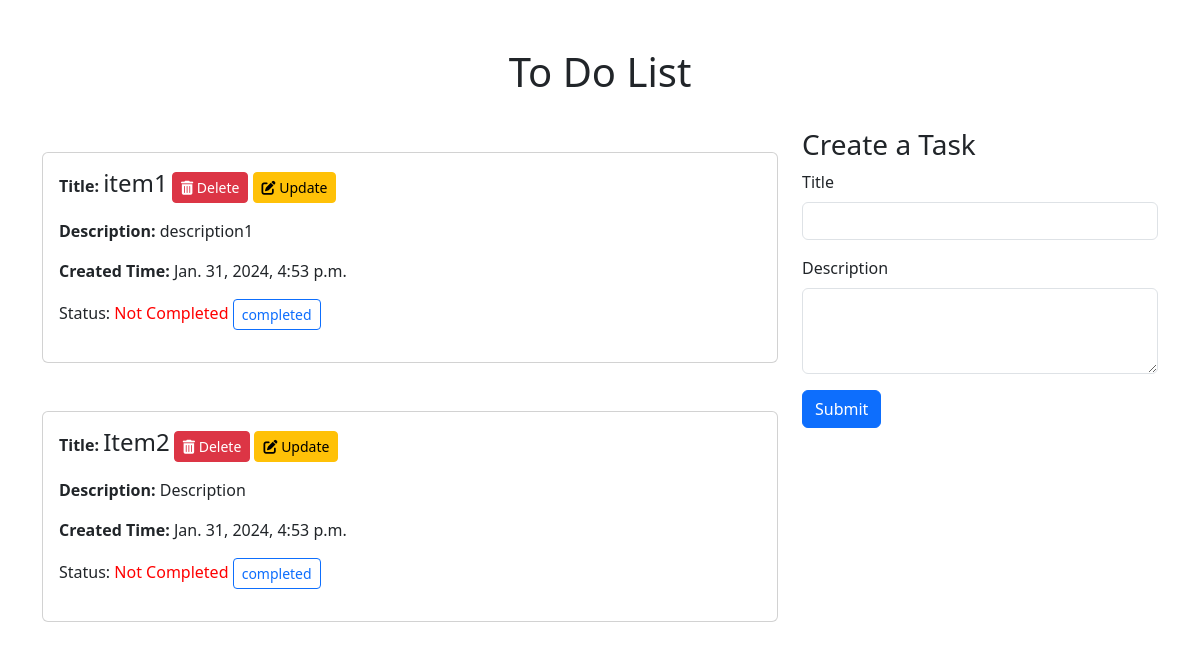
Before: / with the older database file.
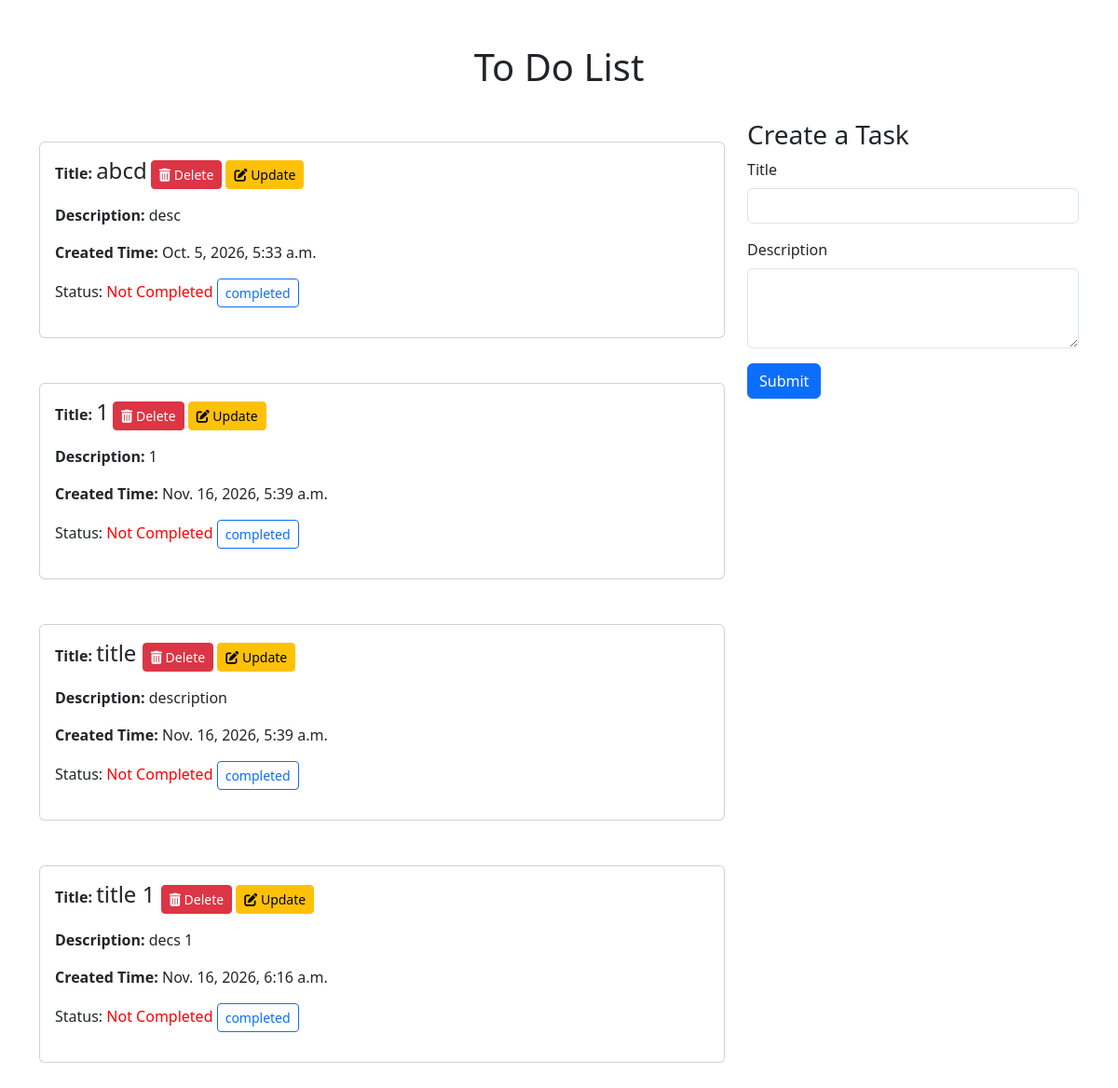
After: the same page with the newer database file.
### app/models.py (models this page shows, shortened)
class ToDoItem(models.Model):
    title = models.CharField(max_length=100)
    description = models.CharField(max_length=200)
    status = models.BooleanField(default=False)
    created = models.DateTimeField(auto_now_add=True)

### app/views.py (the view)
# urls.py: 2. Add a URL to urlpatterns:  path('', views.home, name='home')
def home(request):
    item = models.ToDoItem.objects.all()
    items = {
        'items': item
    }
    return render(request, 'home.html', items)

### templates/home.html (shortened to what this page needs)
<!DOCTYPE html>
<html lang="en">
<head>
    <link href="https://cdn.jsdelivr.net/npm/bootstrap@5.3.2/dist/css/bootstrap.min.css" rel="stylesheet"
>
    <link rel="stylesheet" href="https://cdnjs.cloudflare.com/ajax/libs/font-awesome/6.0.0/css/all.min.css"
 />
</head>
<body>
    <div class="container mt-5">
        <h1 class="text-center">To Do List</h1>
        <div class="row">
            <div class="col-md-8">
                {% for i in items %}
                {% if i.status == False %}
                <div class="card my-5 py-3 ps-3" style="width: 100%;">
                    <p class="font-weight-bold" style="font-weight: bold;">
                        Title: <span class="h4">{{ i.title }}</span>
                        <button class="btn btn-sm btn-danger" onclick="delete_item({{ i.id }})">
                            <i class="fas fa-trash-alt"></i> Delete
                        </button>
                        <button class="btn btn-sm btn-warning" onclick="update_item({{ i.id }})">
                            <i class="fas fa-edit"></i> Update
                        </button>
                    </p>
                    <p><span style="font-weight: bold;">Description: </span>{{ i.description }}</p>
                    <p><span style="font-weight: bold;">Created Time: </span>{{ i.created }}</p>
                    {% if i.status == False %}
                    <p>Status: <span style="color: red;">Not Completed</span> <button
                            class="btn btn-sm btn-outline-primary"  onclick="completed({{ i.id }})">completed</button></p>
                    {% else %}
                    <p style="color: green;">Completed</p>
                    {% endif %}
                </div>
                {% endif %}
                {% endfor %}
            </div>
            <div class="col-md-4 my-4">
                <h3>Create a Task</h3>
                <form method="post" action="{% url 'create' %}">
                    <div class="mb-3">
                        <label for="title" class="form-label">Title</label>
                        <input type="text" class="form-control" id="title" name="title" required>
                    </div>
                    <div class="mb-3">
                        <label for="description" class="form-label">Description</label>
                        <textarea class="form-control" id="description" name="description" rows="3" required></textarea>
                    </div>
                    <button type="submit" class="btn btn-primary">Submit</button>
                </form>
            </div>
        </div>
    </div>
</body>
</html>

Changed rows visible on the page:
removed ToDoItem: title "item1", description "description1", created "Jan. 31, 2024, 4:53 p.m."
removed ToDoItem: title "Item2", description "Description", created "Jan. 31, 2024, 4:53 p.m."
added ToDoItem: title "abcd", description "desc", created "Oct. 5, 2026, 5:33 a.m."
added ToDoItem: title "1", description "1", created "Nov. 16, 2026, 5:39 a.m."
added ToDoItem: title "title", description "description", created "Nov. 16, 2026, 5:39 a.m."
added ToDoItem: title "title 1", description "decs 1", created "Nov. 16, 2026, 6:16 a.m."
